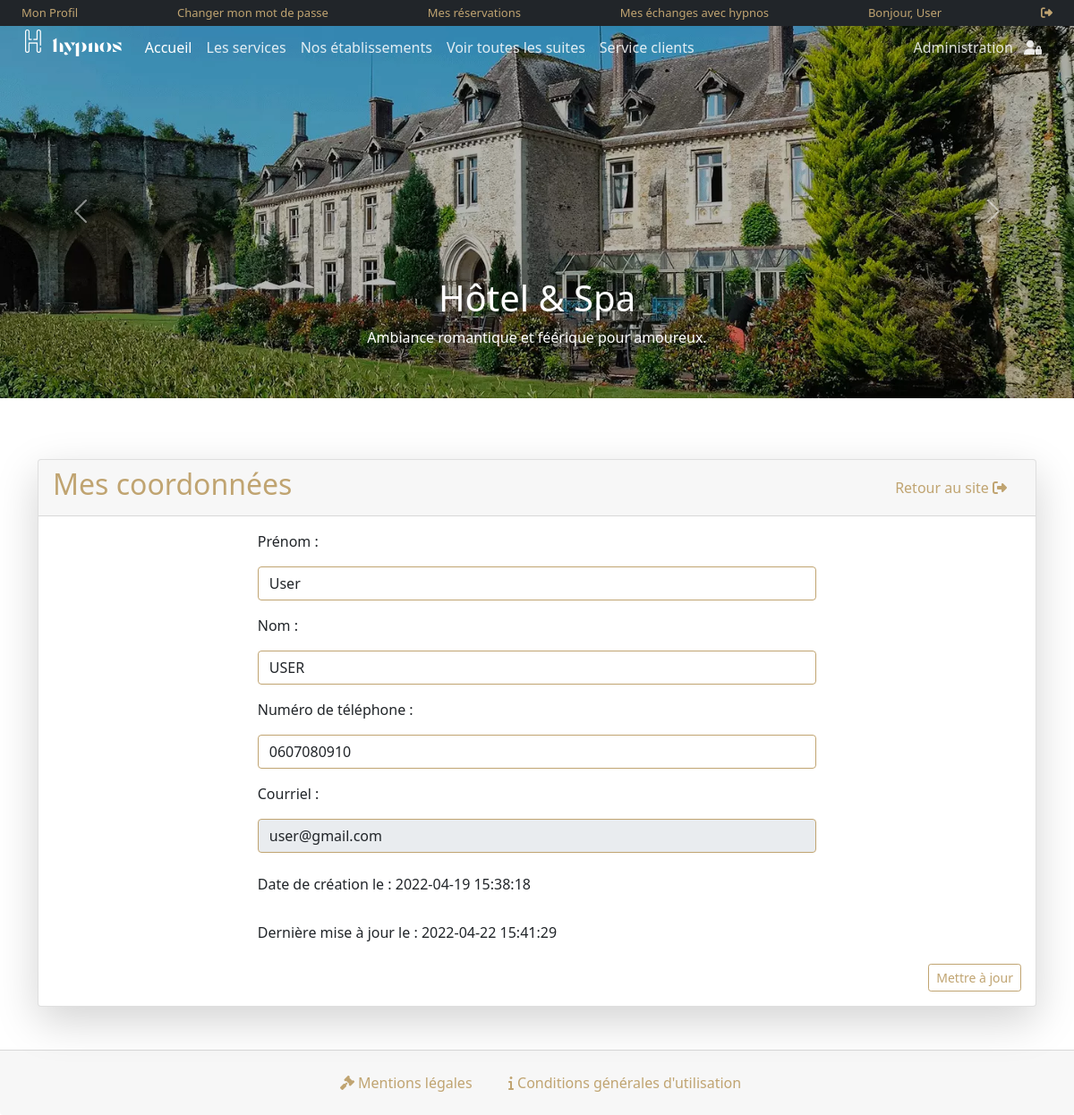
Page /profile.php (signed in) on the committed database.
### tables this page shows
CREATE TABLE `users` (
  `id` int(11) NOT NULL,
  `firstname` varchar(100) DEFAULT NULL,
  `lastname` varchar(100) NOT NULL,
  `phonenumber` char(10) DEFAULT NULL,
  `emailid` varchar(70) DEFAULT NULL,
  `password` varchar(100) DEFAULT NULL,
  `createdate` timestamp NULL DEFAULT current_timestamp(),
  `updatedate` timestamp NULL DEFAULT current_timestamp() ON UPDATE current_timestamp()
);

### profile.php (the view, shortened to what this page needs)
<?php
include('includes/config.php');
if(strlen($_SESSION['login'])==0)
	{
header('location:index.php');
}
else{
?>
<!DOCTYPE HTML>
	<html>
		<head>
			<link href="https://cdn.jsdelivr.net/npm/bootstrap@5.1.3/dist/css/bootstrap.min.css" rel="stylesheet">
			<link href="css/hypnos.css" rel="stylesheet" type="text/css" />
			<link href="css/mobile.css" rel="stylesheet" type="text/css" />
			<link href="css/scrollToTop.css" rel="stylesheet" type="text/css" />
		</head>
	<body>
		<div class="account">
		<?php include('includes/header.php');?>
		</div>
		<main class="main mb-5">
			<div class="container pt-5">
				<div class="card shadow-lg mt-5">
					<div class="card-header d-flex justify-content-between align-items-center">
						<h2>Mes coordonnées</h2>
							<a href="index.php" class="link d-none d-xl-block d-lg-block d-sm-block">
								Retour au site <i class="fa-solid fa-right-from-bracket me-3"></i>
							</a>
					</div>
					<div class="card-body">
						<?php
							$email=$_SESSION['login'];
							$sql = "SELECT * from users where emailid=:email";
							$query = $dbh -> prepare($sql);
							$query -> bindParam(':email',$email, PDO::PARAM_STR);
							$query->execute();
							$results=$query->fetchAll(PDO::FETCH_OBJ);
							if($query->rowCount() > 0)
							{
							foreach($results as $result)
							{	?>
						<form name="changepwd" method="post" enctype="multipart/form-data">
						<div class="row g-3 justify-content-center">
								<div class="col-xl-7 col-lg-7">
									<label for="fname" class="col-form">Prénom :</label>
								</div>
								<div class="col-xl-7 col-lg-7 justify-content-center">
									<input type="text" class="form-control input mb-3" name="fname" id="fname" placeholder="Entrez votre prénom" value="<?php echo htmlentities($result->firstname);?>" required="">
								</div>
							</div>
							<div class="row g-3 justify-content-center">
								<div class="col-xl-7 col-lg-7">
									<label for="lname" class="col-form">Nom :</label>
								</div>
								<div class="col-xl-7 col-lg-7 justify-content-center">
									<input type="text" class="form-control input mb-3" name="lname" id="lname" placeholder="Entrez votre nom" value="<?php echo htmlentities($result->lastname);?>" required="">
								</div>
							</div>
							<div class="row g-3 justify-content-center">
								<div class="col-xl-7 col-lg-7">
									<label for="pnumber" class="col-form">Numéro de téléphone :</label>
								</div>
								<div class="col-xl-7 col-lg-7 justify-content-center">
									<input type="text" class="form-control input mb-3" name="pnumber" id="pnumber" placeholder="Entrez votre téléphone" value="<?php echo htmlentities($result->phonenumber);?>" required="">
								</div>
							</div>
							<div class="row g-3 justify-content-center">
								<div class="col-xl-7 col-lg-7">
									<label for="email" class="col-form">Courriel :</label>
								</div>
								<div class="col-xl-7 col-lg-7 justify-content-center">
									<input type="email" class="form-control input mb-3" name="email" id="email" placeholder="Entrez votre adresse électronique" value="<?php echo htmlentities($result->emailid);?>" readonly required="">
								</div>
							</div>
							<div class="row g-3 justify-content-center">
								<div class="col-xl-7 col-lg-7 d-flex justify-content-start">
									<label for="create" class="col-form-label">
										Date de création le : <?php echo htmlentities($result->createdate);?>
									</label>
								</div>
								<div class="col-xl-7 col-lg-7 d-flex justify-content-start">
									<label for="update" class="col-form-label">
										Dernière mise à jour le : <?php echo htmlentities($result->updatedate);?>
									</label>
								</div>
								<div class="d-flex justify-content-end">
									<button type="submit" name="submit6" class="btn btn-sm btn-hypnos pb-1">Mettre à jour</button>
								</div>
							</div>
							<?php }} ?>
						</form>
					</div>
				</div>
			</div>
		</main>
			<?php include('includes/footer.php');?>
</body>
</html>
<?php } ?>

### css/hypnos.css (style rules this page uses)
body { height: 100vh; z-index: 0; }
html { scrollbar-width: none }
.main { top: 100px; }
h2 { color: rgb(192, 164, 113); font-weight: 500 }
.btn-hypnos { color: rgb(192, 164, 113); background-color: #fff; border-color: rgb(192, 164, 113) }
.form-control { border: 1px solid rgb(192, 164, 113); }
.link { color: rgb(192, 164, 113); text-decoration: none; list-style: none; padding-left: 0.5rem; }

### rows in the picture
users: fname "User", lname "USER", pnumber "0607080910", email "user@gmail.com", createdate "2022-04-19 15:38:18", updatedate "2022-04-22 15:41:29"

### other values in the picture
$_SESSION['prenom'] "User"
